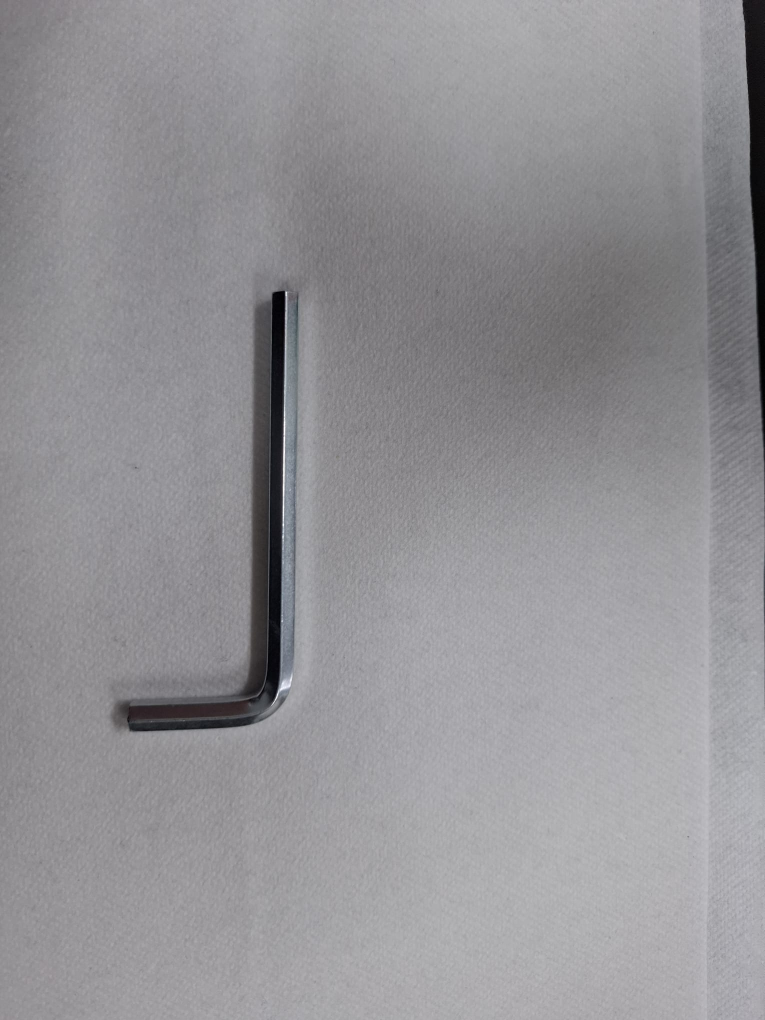
#> input picture Fotos/foto1.jpg, 1530 x 2040 px (shown at 1/2 size)
$ jupyter execute draw.ipynb
#> lines starting #> are read from the running program, lines starting #| are printed output that depends on the picture
Lets learn how to draw on photos and Videos

[cell 1]
import cv2 as cv
import numpy as np

[cell 2]
# How to draw a blanck image
# u give (500,500,3) => height width and color channel && uint8 => photo
blank=np.zeros((500,500,3),dtype="uint8")
cv.imshow("Blanck",blank)
cv.waitKey(0)
cv.destroyAllWindows()

[cell 3]
# 1. Paint the image a certain color
blank[:]=0,0,255
cv.imshow("Red",blank)
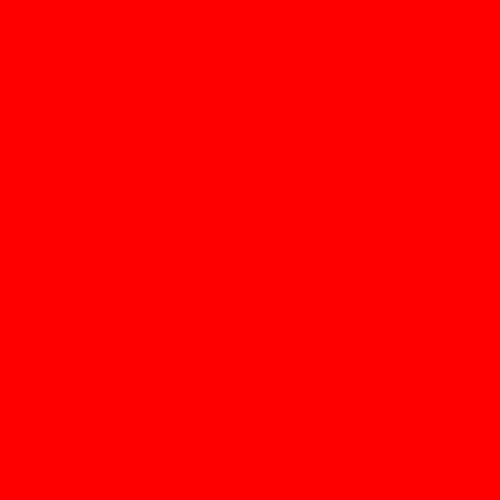
#> window 'Red': shape (500, 500, 3); mean B, G, R 0, 0, 255
cv.waitKey(0)
cv.destroyAllWindows()

[cell 4]
# We can give a specific area where to paint
blank[50:100,50:100]=0,255,255
cv.imshow("Green",blank)
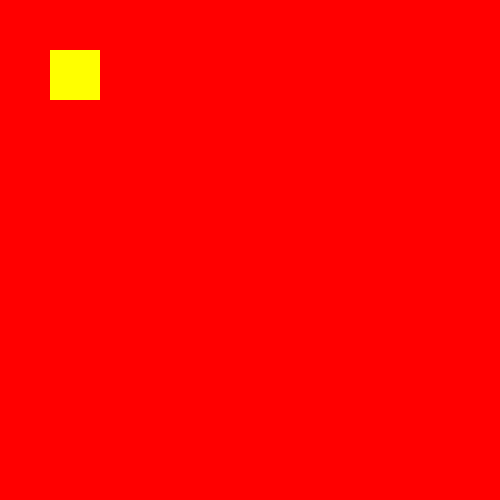
#> window 'Green': shape (500, 500, 3); mean B, G, R 0, 2.5, 255
cv.waitKey(0)
cv.destroyAllWindows()

[cell 5]
img=cv.imread("Fotos/foto1.jpg")
#> img is the input picture: shape (2040, 1530, 3); mean B, G, R 149.3, 145.9, 147
cv.imshow("Photo",img)
cv.waitKey(0)
cv.destroyAllWindows()

[cell 6]
# Draw a rectangle on the image
# photo, center point, second point, color, thickness
cv.rectangle(blank,(0,0),(250,250),color=(255,0,0))
cv.imshow("Rectangle",blank)
cv.waitKey(0)
cv.destroyAllWindows()

[cell 7]
cv.rectangle(blank,(250,250),(350,350),color=(255,0,0))
cv.imshow("Rectangle",blank)
cv.waitKey(0)
cv.destroyAllWindows()

[cell 8]
# Draw a circle
# Photo, center , radius , color, thickness
cv.circle(blank,(250,250),40,(255,250,0),thickness=3)
cv.imshow("Circle",blank)
cv.waitKey(0)
cv.destroyAllWindows()

[cell 9]
# How to draw a line on image
cv.line(blank,(0,0),(255,255),(255,0,0))
cv.imshow("Line",blank)
cv.waitKey(0)
cv.destroyAllWindows()

[cell 10]
# How to write a text on image
# image, what to write, where to write , Font, scaling the font , color
cv.putText(blank,"Hallo",(225,225),cv.FONT_HERSHEY_TRIPLEX,1.0,(100,55,255))
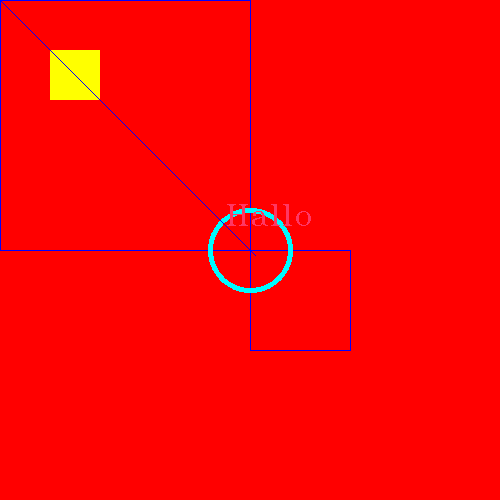
#> blank: shape (500, 500, 3); mean of channels 0, 1, 2 3.1, 3.8, 252.1; drawn as B, G, R
cv.imshow("Line",blank)
cv.waitKey(0)
cv.destroyAllWindows()
